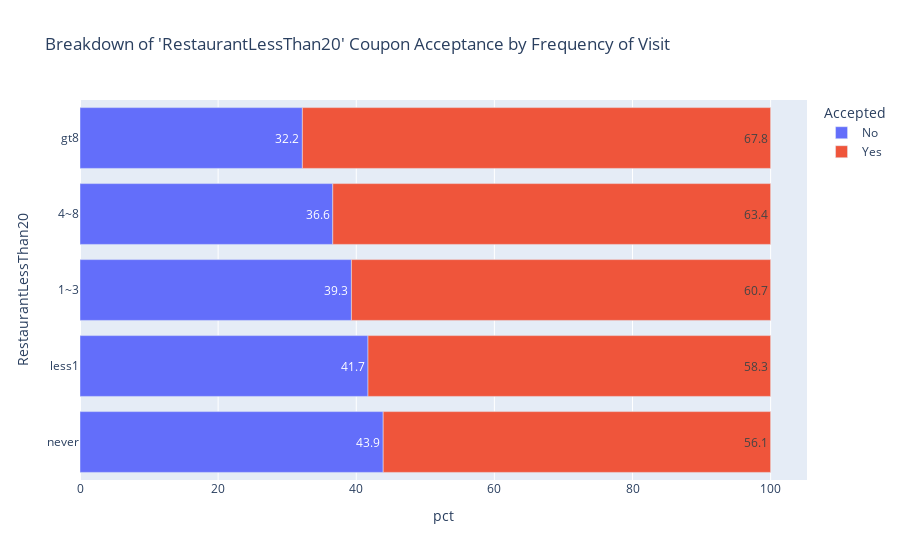

Source (notebook cell):
### Markdown cell above
### Analyze Coupons of Specific Type

### Code cell
# Extract data for a specific type of coupon
cc = 'RestaurantLessThan20'
tmp_dt = data.query(f'coupon == "{cc}"')

# print total rate of acceptance
print("Pct. of coupons accepted for "+ cc + ": " + str(np.round(100*tmp_dt['Y'].agg(lambda x: x.sum()/x.shape[0]),1)) + "%.")

# acceptance rate based on frequency of visit
freq_df = pd.pivot_table(tmp_dt, index= 'Accepted', columns= cc, values= "destination", aggfunc= 'count')[order_visit]
freq_df = freq_df.divide(freq_df.sum()).round(3).unstack()* 100 # convert to percentage
freq_df.name= 'pct'
px.bar(data_frame= freq_df.reset_index(), x = "pct", y= cc, color= 'Accepted', text_auto= True, 
       title= "Breakdown of '" + cc + "' Coupon Acceptance by Frequency of Visit")

### Figure 1 — Plotly figure (JSON) as saved in the notebook; plotly's stock layout.template omitted (floating-point values rounded to 4 significant figures)
{"data": [{"alignmentgroup": "True", "hovertemplate": "Accepted=No<br>pct=%{x}<br>RestaurantLessThan20=%{y}<extra></extra>", "legendgroup": "No", "marker": {"color": "#636efa", "pattern": {"shape": ""}}, "name": "No", "offsetgroup": "No", "orientation": "h", "showlegend": true, "textposition": "auto", "texttemplate": "%{x}", "type": "bar", "x": [43.9, 41.7, 39.3, 36.6, 32.2], "xaxis": "x", "y": ["never", "less1", "1~3", "4~8", "gt8"], "yaxis": "y"}, {"alignmentgroup": "True", "hovertemplate": "Accepted=Yes<br>pct=%{x}<br>RestaurantLessThan20=%{y}<extra></extra>", "legendgroup": "Yes", "marker": {"color": "#EF553B", "pattern": {"shape": ""}}, "name": "Yes", "offsetgroup": "Yes", "orientation": "h", "showlegend": true, "textposition": "auto", "texttemplate": "%{x}", "type": "bar", "x": [56.1, 58.3, 60.7, 63.4, 67.8], "xaxis": "x", "y": ["never", "less1", "1~3", "4~8", "gt8"], "yaxis": "y"}], "layout": {"autosize": true, "barmode": "relative", "legend": {"title": {"text": "Accepted"}, "tracegroupgap": 0}, "title": {"text": "Breakdown of 'RestaurantLessThan20' Coupon Acceptance by Frequency of Visit"}, "xaxis": {"anchor": "y", "autorange": true, "domain": [0, 1], "range": [0, 105.3], "title": {"text": "pct"}, "type": "linear"}, "yaxis": {"anchor": "x", "autorange": true, "domain": [0, 1], "range": [-0.5, 4.5], "title": {"text": "RestaurantLessThan20"}, "type": "category"}}}
